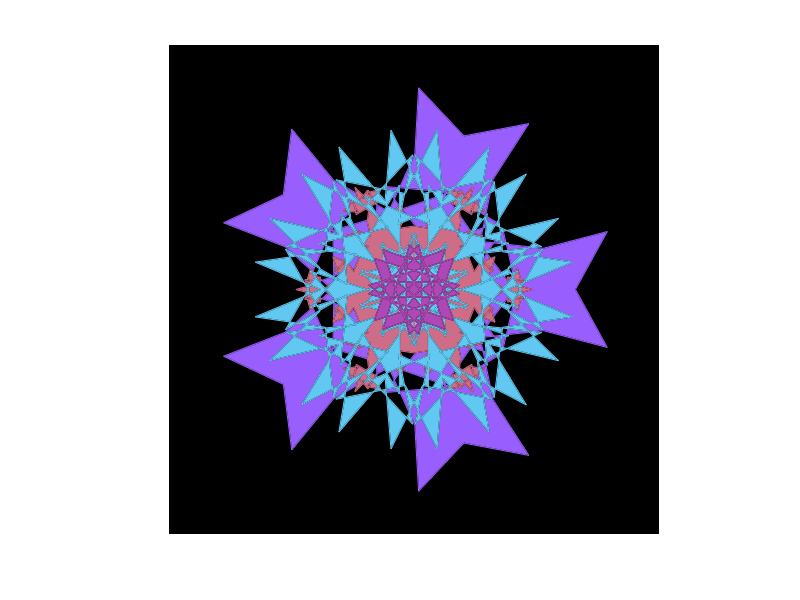
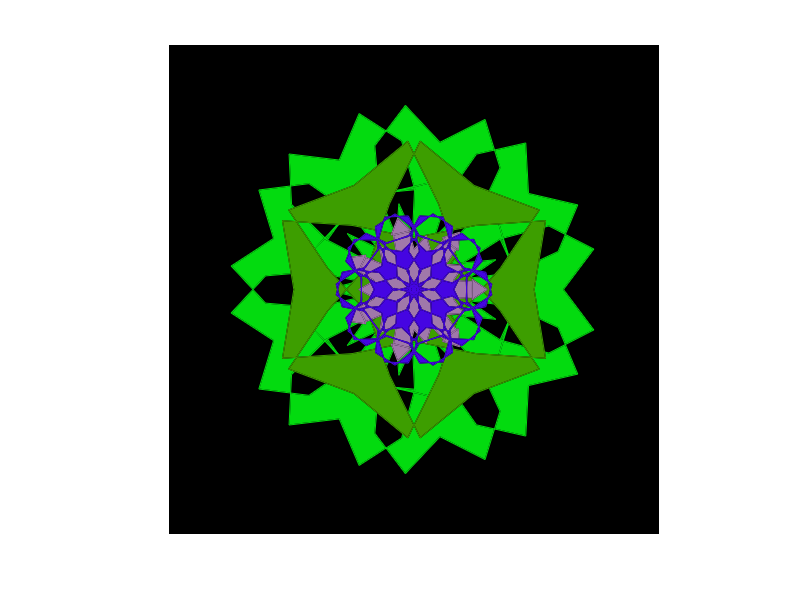
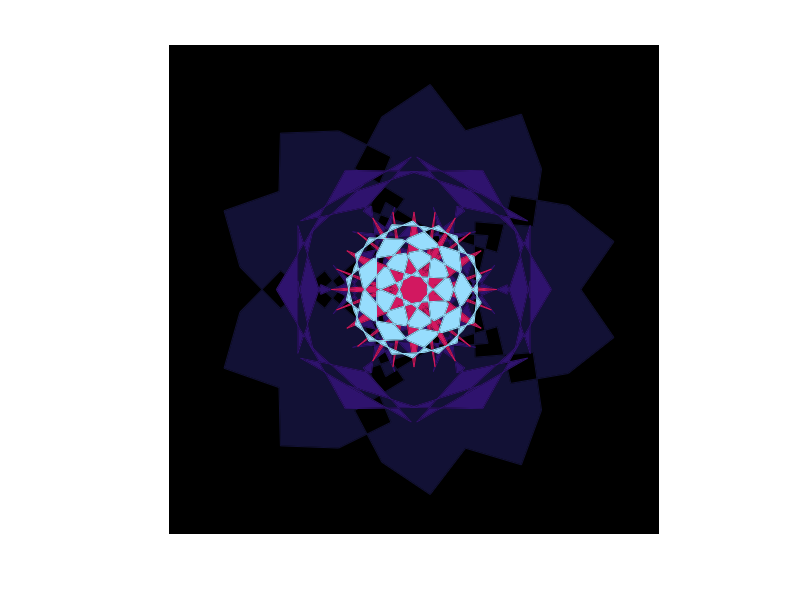
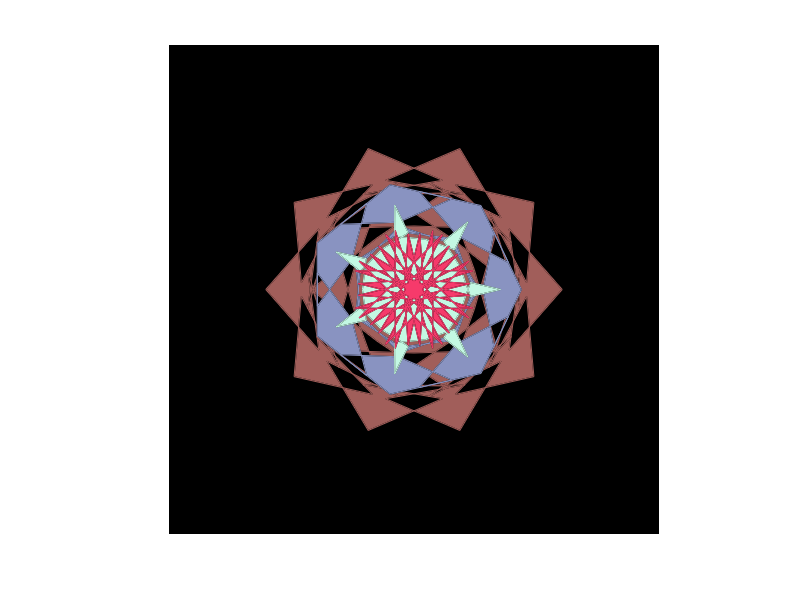

Source code (MATLAB) for these figures, in order: (Note: a time limit stopped this script after it produced the figures.)
% ------------------------------------------
%    fractalmaker.m
%      by Shinya Yamamoto
%      last modified on 08/30/11 at AIST
% ------------------------------------------
clc; clear all; close all;

fractaldirectory='/Users/prof.f/Documents/Fractal';

disp('=======================================================')
disp('                 Fractal Maker                         ')
disp('=======================================================')
disp(' ')
cd('/Users/prof.f/Documents/Fractal')
[s, mess, messid] = mkdir('rev_fractals');
cd('rev_fractals');
%rand('twister',sum(100*clock))
rng(sum(100*clock),'twister')


for series=[1:10]
    cd(fractaldirectory);
    dirname=['series' num2str(series)];
    [s, mess, messid] = mkdir(dirname);
    cd(dirname);

    for stno=[0:999]
        if stno<10
            stimnum=['00' num2str(stno)];
        elseif stno<100
            stimnum=['0' num2str(stno)];
        else
            stimnum=num2str(stno);
        end



        kuikomisize=2;
        dekoboko=0.8;
        for typenum=[1:10]
            ok='n';
            while ok=='n'
                numofsuperimp=4;
                fill([15,-15,-15,15],[15,15,-15,-15],[0,0,0])
                hold on
                datamat=[];
                for sup=[1:numofsuperimp]
                    numofedge= 4+round(rand*6);
                    edgesize=numofsuperimp-sup+rand;
                    numofrecursion= 2+round(rand*3);
                    fracx=edgesize*cos(2*pi*[1:numofedge]/numofedge);
                    fracy=edgesize*sin(2*pi*[1:numofedge]/numofedge);
                    GAmat=[];
                    for k=[1:1:numofrecursion]
                        mx=(fracx([2:end 1])+fracx)/2;
                        my=(fracy([2:end 1])+fracy)/2;
                        dx= fracx([2:end 1])-fracx;
                        dy= fracy([2:end 1])-fracy;
                        theta=atan(dy./dx);
                        theta(find(dx<0))=theta(find(dx<0))+pi;
                        GA=kuikomisize*(rand-dekoboko);
                        fracx2=mx+GA*sin(theta);
                        fracy2=my-GA*cos(theta);
                        fracx=[fracx;fracx2];
                        fracx=fracx(:);
                        fracx=fracx';
                        fracy=[fracy;fracy2];
                        fracy=fracy(:);
                        fracy=fracy';
                        GAmat=[GAmat;GA];
                    end
                    col=rand(1,3);
                    fill(fracx([1:end 1]),fracy([1:end 1]),col)
                    hold on
                    plot(fracx([1:end 1]),fracy([1:end 1]),'Color',col)
                    axis square
                    axis([-numofsuperimp-1 numofsuperimp+1 -numofsuperimp-1 numofsuperimp+1])
                    datamat(sup).numofedge=numofedge;
                    datamat(sup).edgesize=edgesize;
                    datamat(sup).numofrecursion=numofrecursion;
                    datamat(sup).col=col;
                    datamat(sup).GA=GAmat;
                end
                axis([-5,5 -5,5])
                axis off
                %ok=input('ok? (y or n)','s');
                ok='y';
            end
            filename=['i' num2str(typenum) stimnum '.tif'];
            cd(fractaldirectory)
            cd(dirname);
            [s2, mess2, messid2] = mkdir('image');
            cd('image')
            print('-dtiffn','-r15',filename)
            filename2=['i' num2str(typenum) stimnum];
            
            cd(fractaldirectory)
            cd(dirname);
            [s3, mess3, messid3] = mkdir('data');
            cd('data')
            eval(['save ' filename2 ' datamat stimnum typenum numofsuperimp']);
            close all
            disp(['series' num2str(series) ', set:' stimnum ', obj:' num2str(typenum)])
        end
        disp('-------------------------')
    end
end
